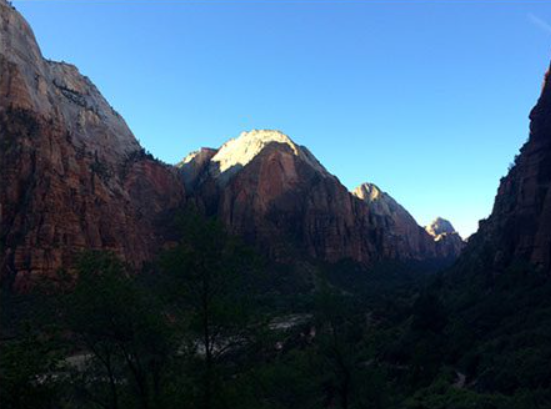
#> input picture Week4/lab2/1.png, 551 x 409 px; its folder holds only this picture in this run
$ jupyter execute main.ipynb
#> lines starting #> are read from the running program, lines starting #| are printed output that depends on the picture; after the words box and inside, x2 and y2 are one past the last pixel; in counts of white or black regions, pixels touching at a corner belong together
[cell 1]
import numpy as np
import matplotlib.pyplot as plt
from PIL import Image
from pathlib import Path

try:
    import cv2
except ImportError:
    cv2 = None
    print('cv2 not installed. Run: pip install opencv-python')

def read_rgb(path):
    return np.array(Image.open(path).convert('RGB'))

def show(img, title='', gray=False):
    plt.figure(figsize=(5, 4))
    if gray:
        plt.imshow(img, cmap='gray')
    else:
        plt.imshow(img)
    plt.title(title)
    plt.axis('off')
    plt.show()

image_paths = sorted(Path('.').glob('*.png'))
images = {p.name: read_rgb(p) for p in image_paths}
#> images = 1 item
print('Images found:', list(images.keys()))
#| Images found: ['1.png']

[cell 2]
img_rgb = read_rgb(image_paths[0])

# Horizontal flip
if cv2 is not None:
    hflip = cv2.flip(img_rgb, 1)
    # Vertical flip
    vflip = cv2.flip(img_rgb, 0)
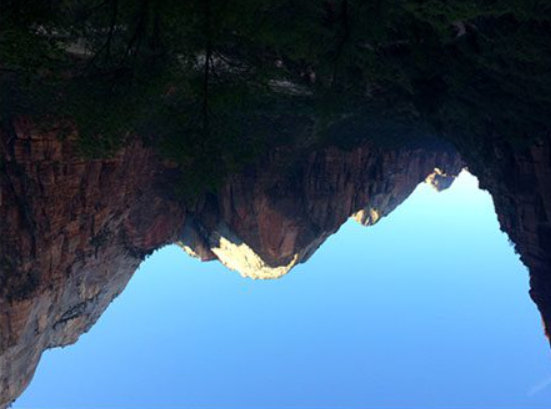
#> vflip: shape (409, 551, 3); mean R, G, B 59.3, 87.7, 112.1
    # Both directions
    hvflip = cv2.flip(img_rgb, -1)
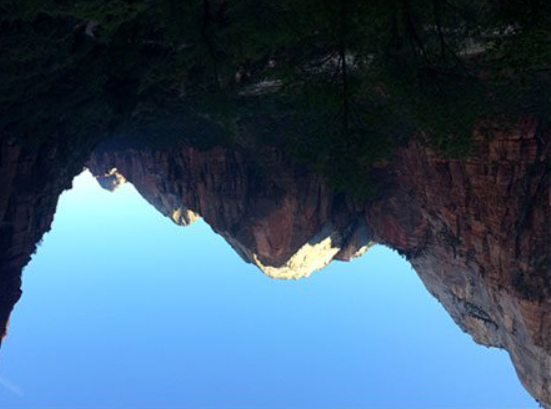
#> hvflip: shape (409, 551, 3); mean R, G, B 59.3, 87.7, 112.1


# Show results
plt.figure(figsize=(10, 6))
plt.subplot(2, 2, 1)
plt.imshow(img_rgb)
plt.title('Original')
plt.axis('off')

plt.subplot(2, 2, 2)
plt.imshow(hflip)
plt.title('Horizontal flip')
plt.axis('off')

plt.subplot(2, 2, 3)
plt.imshow(vflip)
plt.title('Vertical flip')
plt.axis('off')

plt.subplot(2, 2, 4)
plt.imshow(hvflip)
plt.title('Both flip')
plt.axis('off')

plt.tight_layout()
plt.show()

[cell 3]
def mirror_effect(img):
    return np.hstack([img, img[:, ::-1]])

for name, img in images.items():
    show(img, f'Original - {name}')
    show(mirror_effect(img), f'Mirror effect - {name}')
#> this loop made 1 pass
#> name on pass 1: '1.png'
#> pass 1, in show (call 2), `plt.show()`:
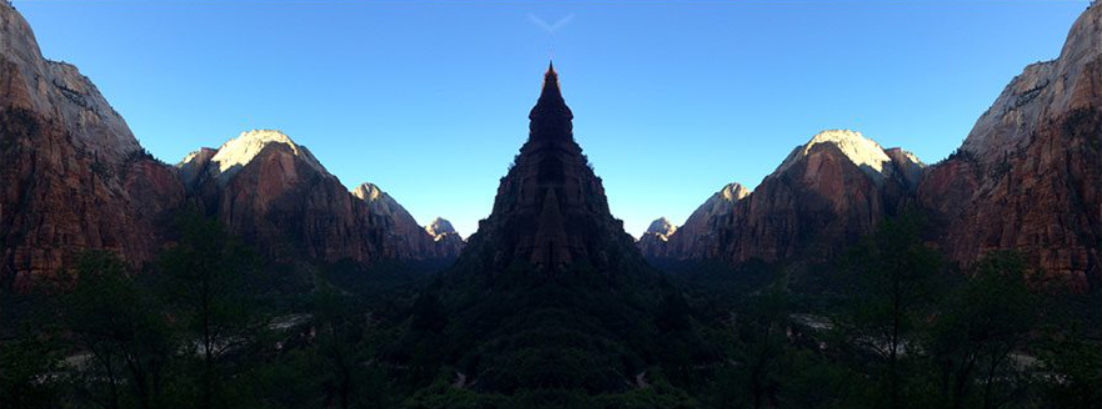
#> shown: shape (409, 1102, 3); mean R, G, B 59.3, 87.7, 112.1

## B) Intensity Transformation

[cell 4]
def image_negative(img):
    return 255 - img

def gamma_correction(img, gamma=1.0):
    x = img / 255.0
    y = np.power(x, gamma)
    return (y * 255).astype(np.uint8)

def set_range_to_white(gray_img, A, B):
    out = gray_img.copy()
    mask = (out >= A) & (out <= B)
    out[mask] = 255
    return out

# 1) Negative on all images
for name, img in images.items():
    show(image_negative(img), f'Negative - {name}')
#> this loop made 1 pass
#> pass 1, in show (call 3), `plt.show()`:
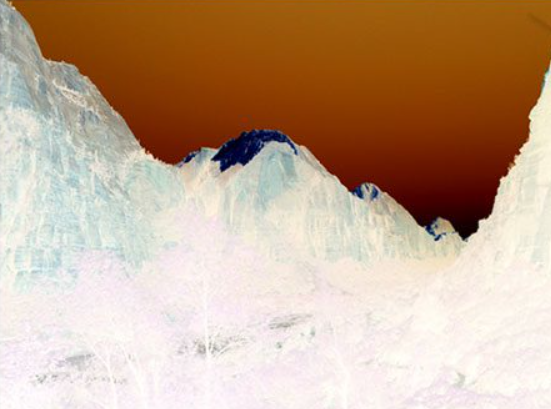
#> shown: shape (409, 551, 3); mean R, G, B 195.7, 167.3, 142.9

# 2) Gamma curves (non-normalized and normalized)
gammas = [0.02, 0.2, 0.5, 0.8, 1, 2, 3, 3.5, 4]

x_non = np.arange(0, 256)
plt.figure(figsize=(7, 4))
for g in gammas:
    y_non = np.clip(x_non ** g, 0, 255)
    plt.plot(x_non, y_non, label=f'g={g}')
plt.title('Gamma Curves (Non-normalized, clipped to 255)')
plt.xlabel('x (0..255)')
plt.ylabel('y')
plt.legend(ncol=3, fontsize=8)
plt.grid(True)
plt.show()
#> figure, not shown here; curve peaks at x = 255, y = 1.12; curve peaks at x = 255, y = 3.03; curve peaks at x = 255, y = 15.97

x_norm = np.linspace(0, 1, 1001)
plt.figure(figsize=(7, 4))
for g in gammas:
    y_norm = x_norm ** g
    plt.plot(x_norm, y_norm, label=f'g={g}')
plt.title('Gamma Curves (Normalized)')
plt.xlabel('x (0..1)')
plt.ylabel('y (0..1)')
plt.legend(ncol=3, fontsize=8)
plt.grid(True)
plt.show()
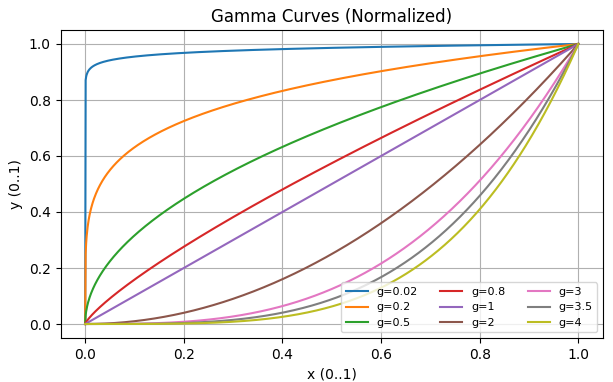
#> figure drawn by matplotlib, 1 panel; curve peaks at x = 1, y = 1; curve peaks at x = 1, y = 1; curve peaks at x = 1, y = 1

# 3) Gamma correction on images
for name, img in images.items():
    show(gamma_correction(img, 0.6), f'Gamma 0.6 - {name}')
    show(gamma_correction(img, 1.8), f'Gamma 1.8 - {name}')

# 4) Set intensities in [A, B] to white (L-1)
first_gray = np.array(Image.open(image_paths[0]).convert('L'))
show(first_gray, 'Original gray', gray=True)
show(set_range_to_white(first_gray, 80, 160), 'Range [80,160] -> 255', gray=True)
#> in set_range_to_white, `mask = (out >= A) & (out <= B)`:
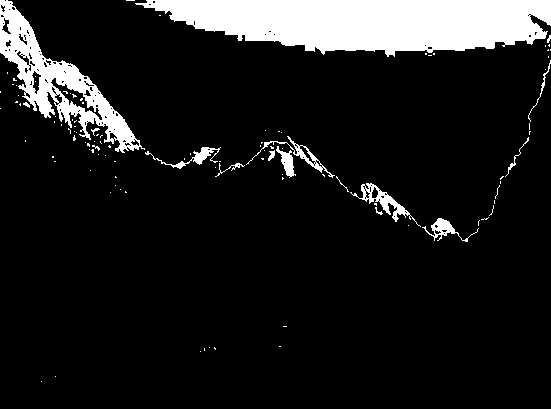
#> mask: shape (409, 551) bool; 11.1% white; 110 white regions (95 under 20 px), largest, box (x1, y1, x2, y2) and area: (135, 0, 551, 57) 16764, (0, 0, 145, 153) 5690, (350, 183, 421, 227) 595
#> in set_range_to_white, `out[mask] = 255`:
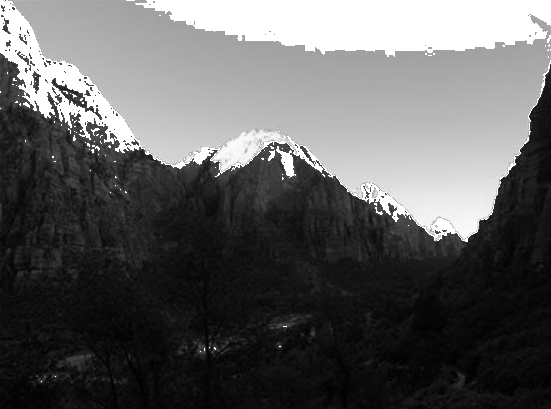
#> out: shape (409, 551); min 1, max 255, mean 95.2

# 5) Simple enhancement example
show(gamma_correction(first_gray, 0.5), 'Enhanced (gamma=0.5)', gray=True)
#> call 3 of gamma_correction, with gamma = 0.5
#> in gamma_correction (call 3), `y = np.power(x, gamma)`:
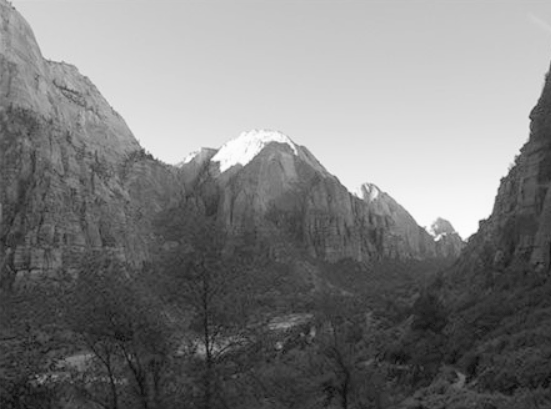
#> y: shape (409, 551) float64; min 0.0626, max 0.998, mean 0.495

## C) Bit-Plane Slicing

[cell 5]
def displayBitResponse(gray_img):
    plt.figure(figsize=(12, 6))
    for bit in range(8):
        plane = ((gray_img >> bit) & 1) * 255
        plt.subplot(2, 4, bit + 1)
        plt.imshow(plane, cmap='gray')
        plt.title(f'Bit {bit}')
        plt.axis('off')
#> this loop made 8 passes
#> pass 1, in displayBitResponse, `plane = ((gray_img >> bit) & 1) * 255`:
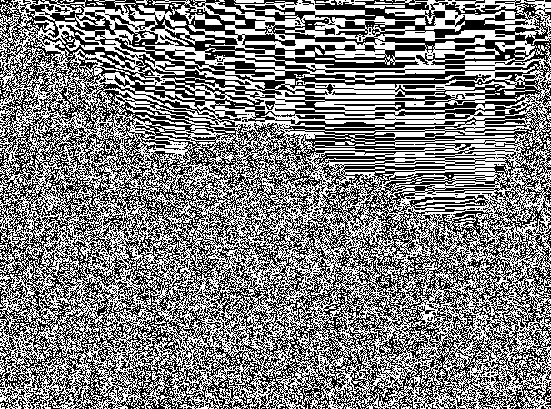
#> plane: shape (409, 551); 50% white in thin lines or dots
    plt.tight_layout()
    plt.show()
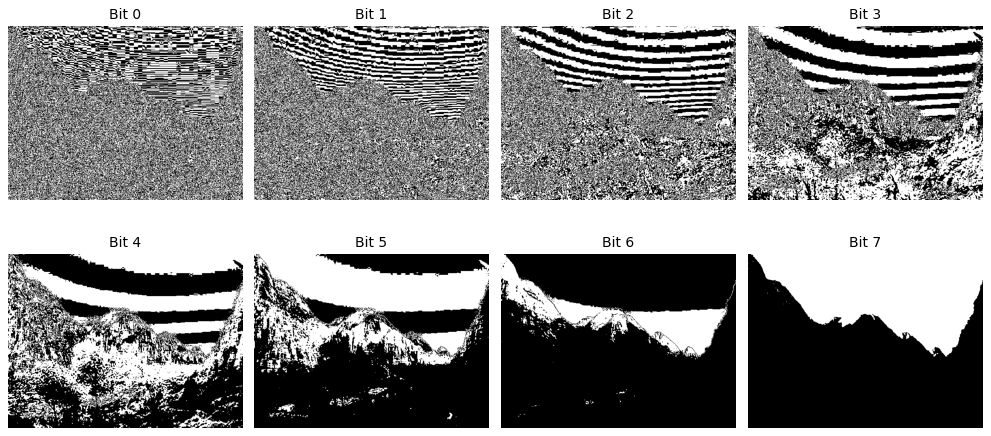
#> figure drawn by matplotlib, 8 panels

gray_img = np.array(Image.open(image_paths[0]).convert('L'))
displayBitResponse(gray_img)

$ run again, on Week4/lab2/2.png
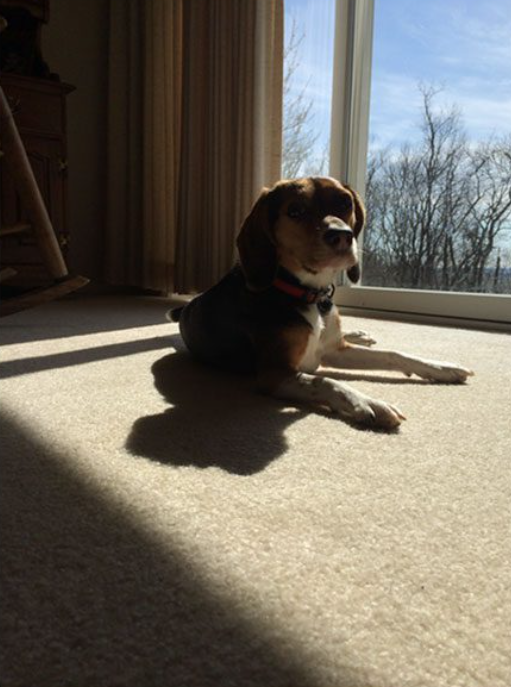
#> input picture Week4/lab2/2.png, 511 x 687 px
#> images = 1 item
#| Images found: ['2.png']
#> the loop `for name, img in images.items():` made 1 pass
#> name on pass 1: '2.png'
#> in set_range_to_white, `mask = (out >= A) & (out <= B)`:
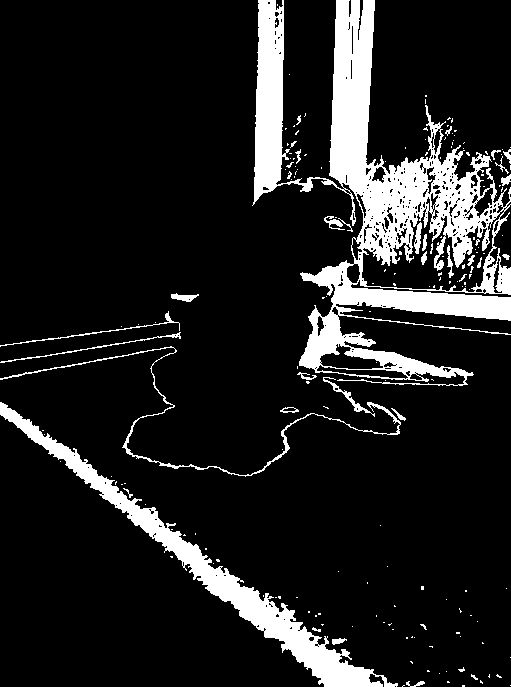
#> mask: shape (687, 511) bool; 12.9% white; 186 white regions (155 under 20 px), largest, box (x1, y1, x2, y2) and area: (252, 0, 511, 386) 31251, (0, 402, 398, 687) 9790, (0, 346, 401, 477) 1289
#> out: shape (687, 511); min 1, max 255, mean 124.1
#> the loop in displayBitResponse, `for bit in range(8):` made 8 passes
#> pass 3, in displayBitResponse, `plane = ((gray_img >> bit) & 1) * 255`:
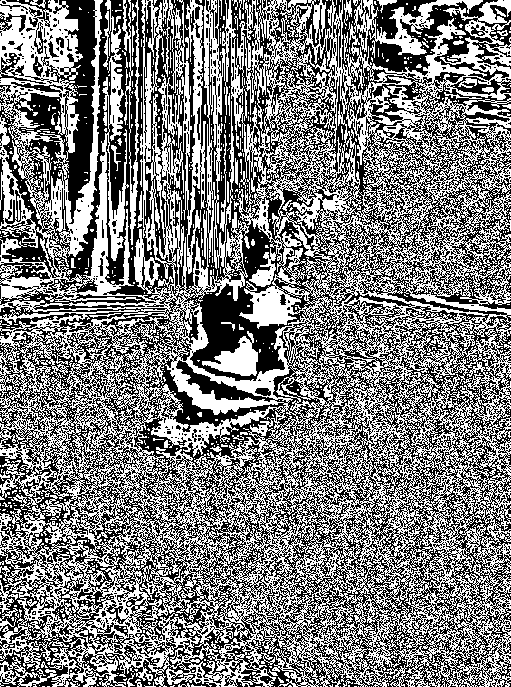
#> plane: shape (687, 511); 49.5% white in thin lines or dots
